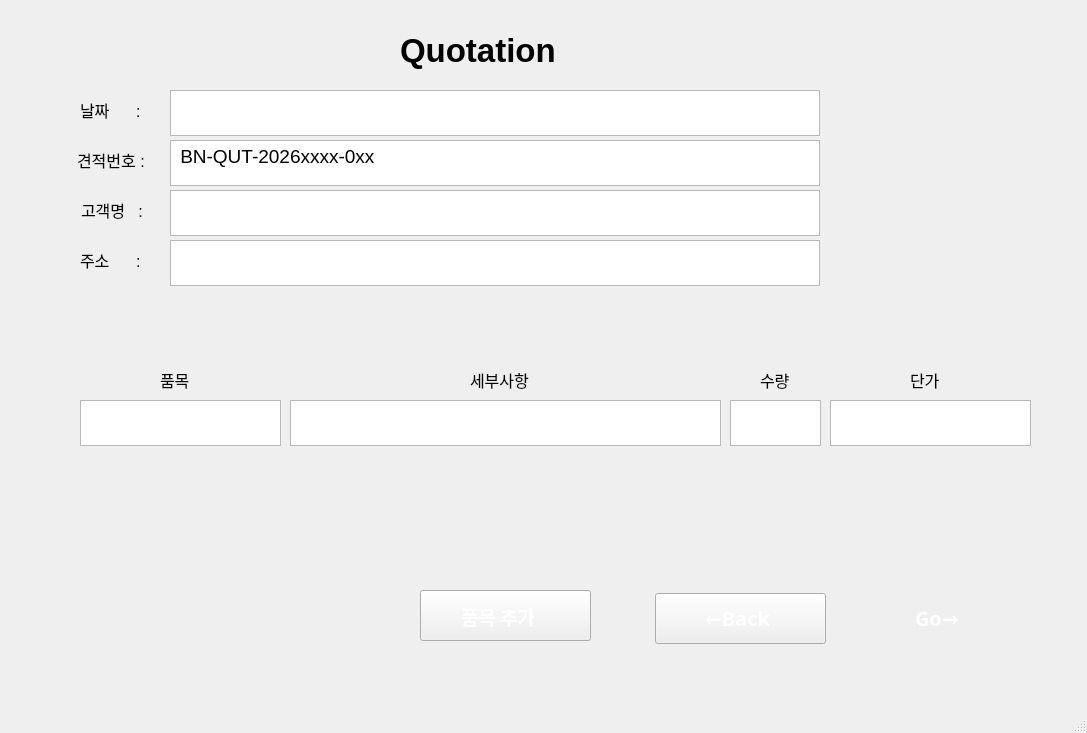
<?xml version="1.0" encoding="UTF-8"?>
<ui version="4.0">
 <class>MainWindow</class>
 <widget class="QMainWindow" name="MainWindow">
  <property name="geometry">
   <rect>
    <x>0</x>
    <y>0</y>
    <width>1087</width>
    <height>733</height>
   </rect>
  </property>
  <property name="windowTitle">
   <string>MainWindow</string>
  </property>
  <widget class="QWidget" name="centralwidget">
   <widget class="QLabel" name="label">
    <property name="geometry">
     <rect>
      <x>81</x>
      <y>190</y>
      <width>80</width>
      <height>40</height>
     </rect>
    </property>
    <property name="font">
     <font>
      <pointsize>12</pointsize>
     </font>
    </property>
    <property name="text">
     <string>고객명   :</string>
    </property>
   </widget>
   <widget class="QLabel" name="label_2">
    <property name="geometry">
     <rect>
      <x>80</x>
      <y>90</y>
      <width>80</width>
      <height>40</height>
     </rect>
    </property>
    <property name="font">
     <font>
      <pointsize>12</pointsize>
     </font>
    </property>
    <property name="text">
     <string>날짜      :</string>
    </property>
   </widget>
   <widget class="QLabel" name="label_3">
    <property name="geometry">
     <rect>
      <x>77</x>
      <y>140</y>
      <width>80</width>
      <height>40</height>
     </rect>
    </property>
    <property name="font">
     <font>
      <pointsize>12</pointsize>
     </font>
    </property>
    <property name="text">
     <string>견적번호 :</string>
    </property>
   </widget>
   <widget class="QLabel" name="label_4">
    <property name="geometry">
     <rect>
      <x>80</x>
      <y>240</y>
      <width>80</width>
      <height>40</height>
     </rect>
    </property>
    <property name="font">
     <font>
      <pointsize>12</pointsize>
     </font>
    </property>
    <property name="text">
     <string>주소      :  </string>
    </property>
   </widget>
   <widget class="QLabel" name="label_5">
    <property name="geometry">
     <rect>
      <x>160</x>
      <y>360</y>
      <width>41</width>
      <height>40</height>
     </rect>
    </property>
    <property name="font">
     <font>
      <pointsize>12</pointsize>
     </font>
    </property>
    <property name="text">
     <string>품목</string>
    </property>
   </widget>
   <widget class="QLabel" name="label_6">
    <property name="geometry">
     <rect>
      <x>470</x>
      <y>360</y>
      <width>80</width>
      <height>40</height>
     </rect>
    </property>
    <property name="font">
     <font>
      <pointsize>12</pointsize>
     </font>
    </property>
    <property name="text">
     <string>세부사항</string>
    </property>
   </widget>
   <widget class="QLabel" name="label_7">
    <property name="geometry">
     <rect>
      <x>760</x>
      <y>360</y>
      <width>41</width>
      <height>40</height>
     </rect>
    </property>
    <property name="font">
     <font>
      <pointsize>12</pointsize>
     </font>
    </property>
    <property name="text">
     <string>수량</string>
    </property>
   </widget>
   <widget class="QLabel" name="label_8">
    <property name="geometry">
     <rect>
      <x>910</x>
      <y>360</y>
      <width>31</width>
      <height>40</height>
     </rect>
    </property>
    <property name="font">
     <font>
      <pointsize>12</pointsize>
     </font>
    </property>
    <property name="text">
     <string>단가</string>
    </property>
   </widget>
   <widget class="QTextBrowser" name="Date_textBrowser">
    <property name="geometry">
     <rect>
      <x>170</x>
      <y>90</y>
      <width>650</width>
      <height>46</height>
     </rect>
    </property>
   </widget>
   <widget class="QTextBrowser" name="Number_textBrowse">
    <property name="geometry">
     <rect>
      <x>170</x>
      <y>140</y>
      <width>650</width>
      <height>46</height>
     </rect>
    </property>
    <property name="html">
     <string>&lt;!DOCTYPE HTML PUBLIC &quot;-//W3C//DTD HTML 4.0//EN&quot; &quot;http://www.w3.org/TR/REC-html40/strict.dtd&quot;&gt;
&lt;html&gt;&lt;head&gt;&lt;meta name=&quot;qrichtext&quot; content=&quot;1&quot; /&gt;&lt;meta charset=&quot;utf-8&quot; /&gt;&lt;style type=&quot;text/css&quot;&gt;
p, li { white-space: pre-wrap; }
hr { height: 1px; border-width: 0; }
li.unchecked::marker { content: &quot;\2610&quot;; }
li.checked::marker { content: &quot;\2612&quot;; }
&lt;/style&gt;&lt;/head&gt;&lt;body style=&quot; font-family:'맑은 고딕'; font-size:9pt; font-weight:400; font-style:normal;&quot;&gt;
&lt;p style=&quot; margin-top:0px; margin-bottom:0px; margin-left:0px; margin-right:0px; -qt-block-indent:0; text-indent:0px;&quot;&gt;&lt;span style=&quot; font-size:14pt;&quot;&gt; BN-QUT-2026xxxx-0xx&lt;/span&gt;&lt;/p&gt;&lt;/body&gt;&lt;/html&gt;</string>
    </property>
   </widget>
   <widget class="QTextBrowser" name="Address_textBrowse">
    <property name="geometry">
     <rect>
      <x>170</x>
      <y>240</y>
      <width>650</width>
      <height>46</height>
     </rect>
    </property>
   </widget>
   <widget class="QTextBrowser" name="Name_textBrowse">
    <property name="geometry">
     <rect>
      <x>170</x>
      <y>190</y>
      <width>650</width>
      <height>46</height>
     </rect>
    </property>
   </widget>
   <widget class="QTextBrowser" name="Description_textBrowse">
    <property name="geometry">
     <rect>
      <x>290</x>
      <y>400</y>
      <width>431</width>
      <height>46</height>
     </rect>
    </property>
   </widget>
   <widget class="QTextBrowser" name="UnitPrice_textBrowse">
    <property name="geometry">
     <rect>
      <x>830</x>
      <y>400</y>
      <width>201</width>
      <height>46</height>
     </rect>
    </property>
   </widget>
   <widget class="QTextBrowser" name="Quantity_textBrowse">
    <property name="geometry">
     <rect>
      <x>730</x>
      <y>400</y>
      <width>91</width>
      <height>46</height>
     </rect>
    </property>
   </widget>
   <widget class="QTextBrowser" name="Item_textBrowse">
    <property name="geometry">
     <rect>
      <x>80</x>
      <y>400</y>
      <width>201</width>
      <height>46</height>
     </rect>
    </property>
   </widget>
   <widget class="QPushButton" name="Go_pushButton">
    <property name="geometry">
     <rect>
      <x>855</x>
      <y>593</y>
      <width>171</width>
      <height>51</height>
     </rect>
    </property>
    <property name="text">
     <string/>
    </property>
    <property name="icon">
     <iconset>
      <normaloff>../ICON/그림2.png</normaloff>../ICON/그림2.png</iconset>
    </property>
    <property name="iconSize">
     <size>
      <width>171</width>
      <height>51</height>
     </size>
    </property>
    <property name="flat">
     <bool>true</bool>
    </property>
   </widget>
   <widget class="QPushButton" name="Back_pushButton">
    <property name="geometry">
     <rect>
      <x>655</x>
      <y>593</y>
      <width>171</width>
      <height>51</height>
     </rect>
    </property>
    <property name="text">
     <string/>
    </property>
    <property name="icon">
     <iconset>
      <normaloff>../ICON/그림1.png</normaloff>../ICON/그림1.png</iconset>
    </property>
    <property name="iconSize">
     <size>
      <width>171</width>
      <height>51</height>
     </size>
    </property>
   </widget>
   <widget class="QLabel" name="label_10">
    <property name="geometry">
     <rect>
      <x>400</x>
      <y>30</y>
      <width>160</width>
      <height>41</height>
     </rect>
    </property>
    <property name="font">
     <font>
      <pointsize>25</pointsize>
      <bold>true</bold>
     </font>
    </property>
    <property name="text">
     <string>Quotation</string>
    </property>
   </widget>
   <widget class="QLabel" name="label_11">
    <property name="geometry">
     <rect>
      <x>915</x>
      <y>610</y>
      <width>61</width>
      <height>16</height>
     </rect>
    </property>
    <property name="font">
     <font>
      <family>한컴 말랑말랑 Bold</family>
      <pointsize>15</pointsize>
      <bold>true</bold>
     </font>
    </property>
    <property name="styleSheet">
     <string notr="true">color: rgb(247, 247, 247);
color: rgb(255, 255, 255);</string>
    </property>
    <property name="text">
     <string>Go→</string>
    </property>
   </widget>
   <widget class="QLabel" name="label_12">
    <property name="geometry">
     <rect>
      <x>705</x>
      <y>610</y>
      <width>71</width>
      <height>16</height>
     </rect>
    </property>
    <property name="font">
     <font>
      <family>한컴 말랑말랑 Bold</family>
      <pointsize>15</pointsize>
      <bold>true</bold>
     </font>
    </property>
    <property name="styleSheet">
     <string notr="true">color: rgb(239, 239, 239);
color: rgb(255, 255, 255);</string>
    </property>
    <property name="text">
     <string>←Back</string>
    </property>
   </widget>
   <widget class="QPushButton" name="Plus_pushButton">
    <property name="geometry">
     <rect>
      <x>585</x>
      <y>590</y>
      <width>41</width>
      <height>31</height>
     </rect>
    </property>
    <property name="text">
     <string/>
    </property>
    <property name="icon">
     <iconset>
      <normaloff>../plus_icon.png</normaloff>../plus_icon.png</iconset>
    </property>
    <property name="flat">
     <bool>true</bool>
    </property>
   </widget>
   <widget class="QPushButton" name="Minus_pushButton">
    <property name="geometry">
     <rect>
      <x>585</x>
      <y>623</y>
      <width>41</width>
      <height>31</height>
     </rect>
    </property>
    <property name="text">
     <string/>
    </property>
    <property name="icon">
     <iconset>
      <normaloff>../minus_icon.png</normaloff>../minus_icon.png</iconset>
    </property>
    <property name="flat">
     <bool>true</bool>
    </property>
   </widget>
   <widget class="QPushButton" name="pushButton_3">
    <property name="geometry">
     <rect>
      <x>420</x>
      <y>590</y>
      <width>171</width>
      <height>51</height>
     </rect>
    </property>
    <property name="text">
     <string/>
    </property>
    <property name="icon">
     <iconset>
      <normaloff>../ICON/그림11.png</normaloff>../ICON/그림11.png</iconset>
    </property>
    <property name="iconSize">
     <size>
      <width>171</width>
      <height>51</height>
     </size>
    </property>
   </widget>
   <widget class="QLabel" name="label_9">
    <property name="geometry">
     <rect>
      <x>461</x>
      <y>606</y>
      <width>101</width>
      <height>21</height>
     </rect>
    </property>
    <property name="font">
     <font>
      <family>맑은 고딕</family>
      <pointsize>14</pointsize>
      <bold>true</bold>
     </font>
    </property>
    <property name="styleSheet">
     <string notr="true">color: rgb(235, 235, 235);
color: rgb(255, 255, 255);</string>
    </property>
    <property name="text">
     <string>품목 추가</string>
    </property>
   </widget>
  </widget>
  <widget class="QMenuBar" name="menubar">
   <property name="geometry">
    <rect>
     <x>0</x>
     <y>0</y>
     <width>1087</width>
     <height>33</height>
    </rect>
   </property>
  </widget>
  <widget class="QStatusBar" name="statusbar"/>
 </widget>
 <resources/>
 <connections/>
</ui>
